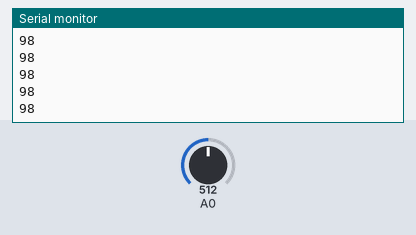
A sketch run on a simulated ESP8266 (NodeMCU). On the bench: the last lines printed to the serial monitor. Inputs (shaded band) come from the test bench; at power-on: A0 = 512. WiFi joins after 1.5 s; servers stay silent unless stated.

Above: at 5.7 s.
5.8 s: A0 set to 716
At 6.5 s:
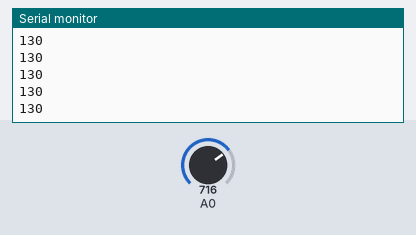
7.3 s: A0 set to 900
At 8.0 s:
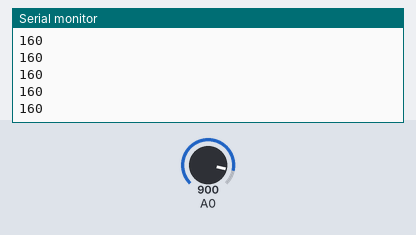
Timing chart, 0 to 10.3 s (numbered marks = the images above; inputs shaded):
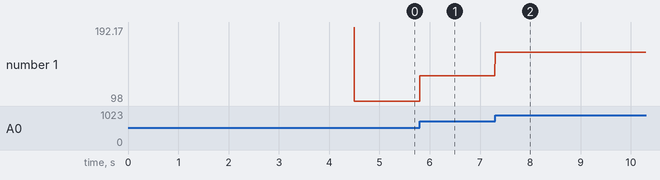

The sketch:

Kreezy_Servo_Server.ino
```cpp
//Analog Controlled Wifi Servo Example Code
//By Kreezy(KRosa) 1.15.2018

//Upload this to the Server NodeMCU

#include <ESP8266WiFi.h>

int  Astick;
WiFiServer server(80);

void setup()
{
  Astick = 0;                                       //Analog stick's X Axis Output connected to Pin A0
  Serial.begin(9600);
    WiFi.disconnect();
  delay(3000);
   WiFi.begin("SSID","PASSWORD");                   //Enter your SSID and Password for your network
  while ((!(WiFi.status() == WL_CONNECTED))){
    delay(300);

  }
  Serial.println("Connected");
  Serial.println((WiFi.localIP()));
  server.begin();

}


void loop()
{

    Astick = analogRead(A0);                     //Read the value from the Analog stick
    Astick = map(Astick, 0, 1023, 15, 180);      //Maps the Analog stick value to a range the Servo can work with
    Serial.println(Astick);

    WiFiClient client = server.available();
    if (!client) { return; }
    while(!client.available()){  delay(1); }
    client.flush();
    client.println("HTTP/1.1 200 OK");
    client.println("Content-Type: text/html");
    client.println("");
    client.println("<!DOCTYPE HTML>");
    client.println("<html>");
    client.println(Astick);                       //Analog stick value being sent thru HTML
    client.println("</html>");
    client.stop();
    delay(150);

}
```

Measured:
- after the input at 5.8 s, the serial monitor: prints a new line at once (image 1)
- after the input at 7.3 s, the serial monitor: prints a new line at once (image 2)
- plotted number 1: 98 → 130 after the input at 5.8 s, 130 → 160 after the input at 7.3 s
